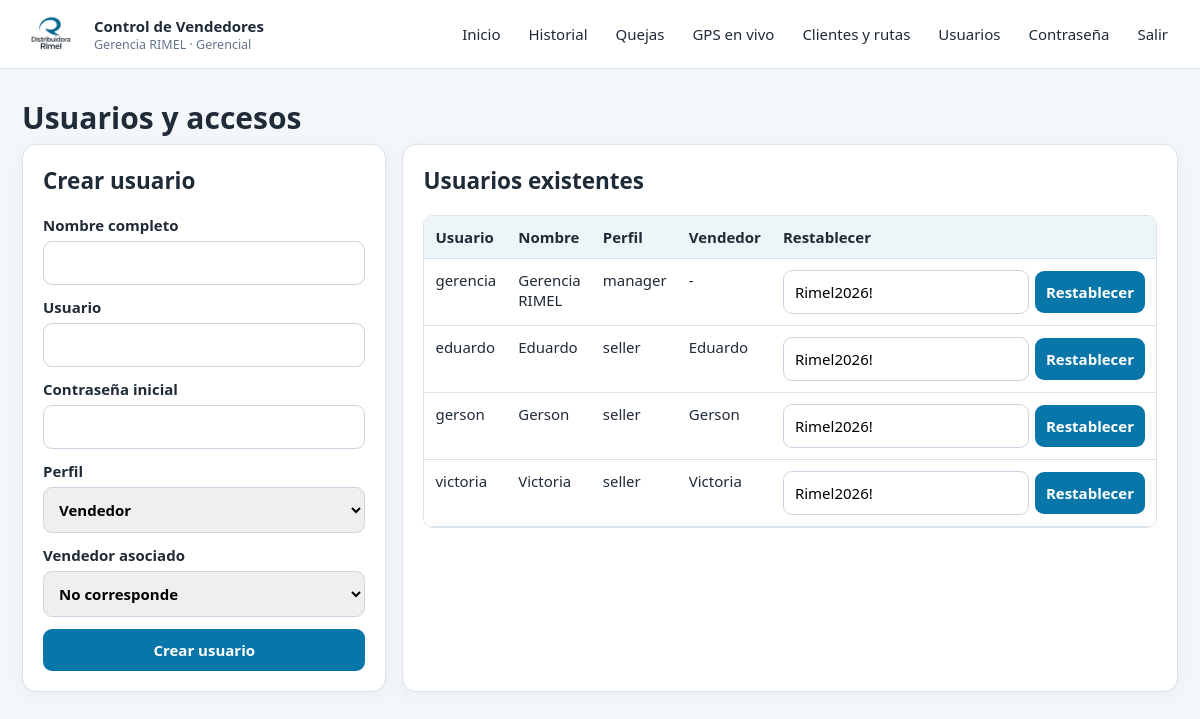
Screenshot of /users (signed in) with the database file from the repository.
### app.py (models this page shows)
class User(db.Model):
    id = db.Column(db.Integer, primary_key=True)
    username = db.Column(db.String(80), unique=True, nullable=False)
    password_hash = db.Column(db.String(255), nullable=False)
    full_name = db.Column(db.String(120), nullable=False)
    role = db.Column(db.String(20), nullable=False, default='seller')
    seller_name = db.Column(db.String(120), nullable=True)
    active = db.Column(db.Boolean, default=True)
    must_change_password = db.Column(db.Boolean, default=True)

### app.py (the view, shortened to what this page needs)
@app.route('/users', methods=['GET','POST'])
@manager_required
def users():
    sellers=sorted([x[0] for x in db.session.query(Client.seller).distinct().all()])
    return render_template('users.html', users=User.query.order_by(User.role,User.full_name).all(), sellers=sellers)

### app.py (called while the page is built)
def current_user():
    uid = session.get('user_id')
    return db.session.get(User, uid) if uid else None

@app.context_processor
def inject_globals():
    return {'current_user': current_user(), 'allowed_results': ALLOWED_RESULTS}

def manager_required(fn):
    @wraps(fn)
    def wrapper(*args, **kwargs):
        u=current_user()
        if not u or u.role != 'manager':
            flash('Acceso restringido al perfil gerencial.', 'error')
            return redirect(url_for('dashboard'))
        return fn(*args, **kwargs)
    return wrapper

@app.before_request
def ensure_db():
    if not getattr(app, '_initialized', False):
        db.create_all(); ensure_schema_updates(); seed_data(); app._initialized=True

### templates/users.html
{% extends 'base.html' %}{% block content %}<h1>Usuarios y accesos</h1><div class="grid2"><section class="panel"><h2>Crear usuario</h2><form method="post"><label>Nombre completo<input name="full_name" required></label><label>Usuario<input name="username" required></label><label>Contraseña inicial<input name="password" type="password" minlength="8" required></label><label>Perfil<select name="role"><option value="seller">Vendedor</option><option value="manager">Gerencial</option></select></label><label>Vendedor asociado<select name="seller_name"><option value="">No corresponde</option>{% for s in sellers %}<option>{{s}}</option>{% endfor %}</select></label><button>Crear usuario</button></form></section><section class="panel"><h2>Usuarios existentes</h2><div class="table-wrap"><table><thead><tr><th>Usuario</th><th>Nombre</th><th>Perfil</th><th>Vendedor</th><th>Restablecer</th></tr></thead><tbody>{% for u in users %}<tr><td>{{u.username}}</td><td>{{u.full_name}}</td><td>{{u.role}}</td><td>{{u.seller_name or '-'}}</td><td><form method="post" action="/users/{{u.id}}/reset" class="inline"><input name="password" value="Rimel2026!" minlength="8"><button>Restablecer</button></form></td></tr>{% endfor %}</tbody></table></div></section></div>{% endblock %}

### templates/base.html (shortened to what this page needs)
<!doctype html><html lang="es"><head><link rel="stylesheet" href="/static/styles.css"></head><body>
<header><img src="/static/logo.png" alt="RIMEL"><div><strong>Control de Vendedores</strong><small>{% if current_user %}{{ current_user.full_name }} · {{ 'Gerencial' if current_user.role=='manager' else 'Vendedor' }}{% endif %}</small></div>{% if current_user %}<nav><a href="/">Inicio</a><a href="/history">Historial</a><a href="/complaints">Quejas</a>{% if current_user.role=='manager' %}<a href="/tracking">GPS en vivo</a><a href="/clients">Clientes y rutas</a><a href="/users">Usuarios</a>{% endif %}<a href="/change-password">Contraseña</a><a href="/logout">Salir</a></nav>{% endif %}</header>
<main>{% with messages=get_flashed_messages(with_categories=true) %}{% for cat,msg in messages %}<div class="flash {{cat}}">{{msg}}</div>{% endfor %}{% endwith %}{% block content %}{% endblock %}</main>
<script>if('serviceWorker' in navigator){navigator.serviceWorker.register('/service-worker.js');}</script>{% block scripts %}{% endblock %}</body></html>

### static/styles.css (style rules this page uses)
:root { --blue:#0876a8;--dark:#202b38;--bg:#f4f7fa;--line:#dbe3ea }
* { box-sizing:border-box }
body { margin:0;background:var(--bg);font:15px system-ui,-apple-system,Segoe UI,sans-serif;color:var(--dark) }
header { position:sticky;top:0;z-index:10;display:flex;align-items:center;gap:14px;padding:10px 22px;background:#fff;border-bottom:1px solid var(--line) }
header img { width:58px;height:48px;object-fit:contain }
header div { display:flex;flex-direction:column }
header small { color:#64748b }
nav { margin-left:auto;display:flex;gap:8px;flex-wrap:wrap }
nav a { padding:8px 10px;text-decoration:none;color:var(--dark);border-radius:8px }
main { max-width:1450px;margin:auto;padding:22px }
h1 { margin:.2em 0 }
h2 { margin-top:0 }
.login-card,.panel { background:#fff;border:1px solid var(--line);border-radius:14px;padding:20px;box-shadow:0 4px 16px #1e293b0c }
form { display:grid;gap:12px }
label { display:grid;gap:6px;font-weight:600 }
input,select,textarea,button { font:inherit;padding:11px;border:1px solid #cbd5e1;border-radius:9px }
button { background:var(--blue);color:white;border:0;font-weight:700;cursor:pointer }
.table-wrap { max-height:60vh;overflow:auto;border:1px solid var(--line);border-radius:10px }
table { border-collapse:collapse;width:100%;background:#fff }
th,td { text-align:left;padding:11px;border-bottom:1px solid var(--line);vertical-align:top }
thead th { position:sticky;top:0;background:#eef5f8;z-index:2 }
.grid2 { display:grid;grid-template-columns:1fr 2fr;gap:16px }
.inline { display:flex;gap:6px;align-items:center }

### rows the page displays
User: full_name "Gerencia RIMEL", role "Gerencial", username "gerencia", role "manager", seller_name "-"
User: username "eduardo", full_name "Eduardo", role "seller", seller_name "Eduardo"
User: username "gerson", full_name "Gerson", role "seller", seller_name "Gerson"
User: username "victoria", full_name "Victoria", role "seller", seller_name "Victoria"
